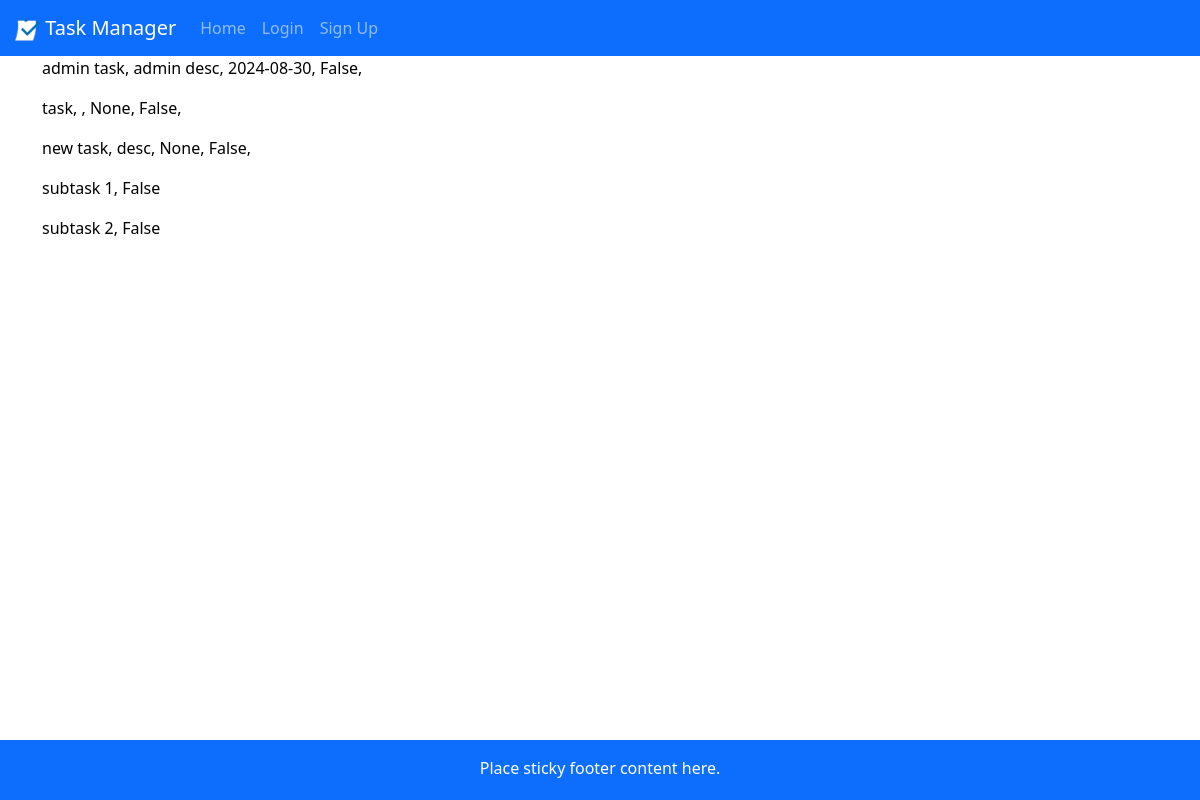
/view, run on the app's committed database.
### app.py (models this page shows, shortened)
class Task(db.Model):
    __tablename__ = 'Task'
    id = db.Column(db.Integer, primary_key = True)
    title = db.Column(db.String(100), nullable = False)
    description = db.Column(db.String(200), default = None)
    due_date = db.Column(db.Date, default = None)
    completed = db.Column(db.Boolean, default = False)
    user_id = db.Column(db.String(36), db.ForeignKey('User.id'), nullable = False) # matches id in "User" class
    subtasks = db.relationship('Subtask', backref='task', lazy = True)

class Subtask(db.Model):
    __tablename__ = 'Subtask'
    id = db.Column(db.Integer, primary_key = True)
    title = db.Column(db.String(100), default = None)
    completed = db.Column(db.Boolean, default = False)
    task_id = db.Column(db.Integer, db.ForeignKey('Task.id'), nullable = False)

### app.py (the view)
@app.route("/view")
def view():
    return render_template("view.html", values=Task.query.all(), values2 = Subtask.query.all())

### app.py (called while the page is built)
@app.before_request
def check_user_existence():
    if "user" in session:
        user_lower = session["user"].lower()
        if not User.query.filter_by(user_lower=user_lower).first():
            session.pop("user", None)
            flash("Your account no longer exists. Please log in again.", "error")
            return redirect(url_for("login"))

### templates/view.html
{% extends "layout.html" %}
{% block content %}
{% for item in values %}
<p>{{item.title}}, {{item.description}}, {{item.due_date}}, {{item.completed}},
    {{item.user_lower}}</p>
{% endfor %}
{% for item in values2 %}
<p>{{item.title}}, {{item.completed}}</p>
{% endfor %}
{% endblock %}

### templates/layout.html (shortened to what this page needs)
<!doctype html>
<html lang="en">
<head>
  <link rel="stylesheet" href="https://cdn.jsdelivr.net/npm/bootstrap@5.3.0-alpha1/dist/css/bootstrap.min.css">
  <link rel="stylesheet" type="text/css" href="{{ url_for('static', filename='style.css') }}">
</head>
<body>
  <nav class="navbar navbar-expand-lg navbar-dark bg-primary text-center">
    <a class="navbar-brand" href="/"><img src="{{ url_for('static', filename='task_manager_logo.png') }}"
        alt="Task Manager Logo" width="25" height="25"> Task Manager</a>
    <div class="collapse navbar-collapse" id="navbarText">
      <ul class="navbar-nav mr-auto">
        <li class="nav-item">
          <a class="nav-link {% block home_status %}{% endblock %}" href="/">Home</a>
        </li>
        {% if session.get("user") %}
        <li class="nav-item">
          <a class="nav-link {% block add_status %}{% endblock %}" href="/add-task">Add Task</a>
        </li>
        <li class="nav-item">
          <a class="nav-link {% block user_status %}{% endblock %}" href="{{url_for("user_page",
            user=session["user"])}}">My Profile</a>
        </li>
        <li class="nav-item">
          <a class="nav-link {% block settings_status %}{% endblock %}" href="/settings">Settings</a>
        </li>
        <li class="nav-item">
          <a class="nav-link" href="/logout">Log Out</a>
        </li>
        {% else %}
        <li class="nav-item">
          <a class="nav-link {% block login_status %}{% endblock %}" href="/login">Login</a>
        </li>
        <li class="nav-item">
          <a class="nav-link {% block signup_status %}{% endblock %}" href="/sign-up">Sign Up</a>
        </li>
        {% endif %}
      </ul>
    </div>
  </nav>
  <main class="flex-shrink-0">
    <div class="container">
      {% block content %}
      {% endblock %}
    </div>
  </main>
  <footer class="footer fixed-bottom mt-auto py-3 bg-primary">
    <div class="container">
      <span>Place sticky footer content here.</span>
    </div>
  </footer>
</body>
</html>

### static/style.css (style rules this page uses)
body { min-height: 100vh; display: flex; flex-direction: column; color: #000000 }
main { flex: 1; }
.navbar-brand { margin-left:15px !important; }
.footer { width: 100%; height: 60px; }
.footer .container { text-align: center; color: #ffffff }

### templates/layout.html (style rules this page uses)
html, body { height: 100%; margin: 0; }
body { display: flex; flex-direction: column; }
main { flex: 1; }
.footer { padding: 1rem; text-align: center; }

### data on the page
Task: title "admin task", description "admin desc", due_date "2024-08-30", completed "False"
Task: title "task", due_date "None", completed "False"
Task: title "new task", description "desc", due_date "None", completed "False"
Subtask: title "subtask 1", completed "False"
Subtask: title "subtask 2", completed "False"
